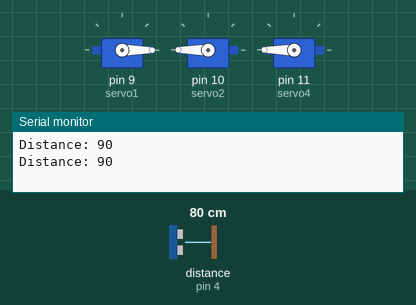
Bench run of a sketch on a simulated Arduino Uno, built with avr-gcc and run on an emulated ATmega328P. Shown: 3 × servo, the last lines printed to the serial monitor. Wiring (inferred from the names in the program): ultrasonic range finder: trigger pin 2; echo pin 4. The test bench sets the inputs (shaded band); at power-on: distance to the obstacle (sensor on pin 4) 80 cm. The echo pulse lasts 58.3 µs per cm.

Above: at 2.8 s.
2.9 s: distance to the obstacle (sensor on pin 4) set to 15 cm
7.2 s: distance to the obstacle (sensor on pin 4) set to 12 cm
At 13.43 s:
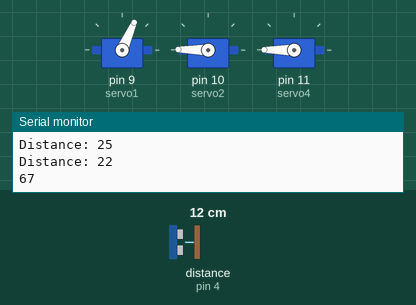
At 16.2 s:
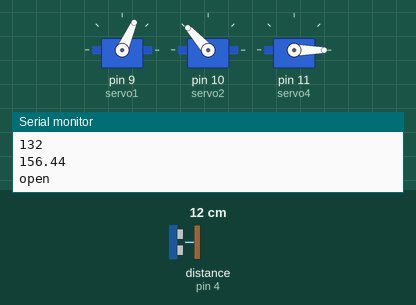
25.6 s: distance to the obstacle (sensor on pin 4) set to 2 cm
At 36.7 s:
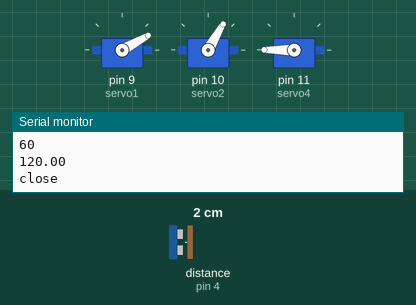
Timing chart, 0 to 43.1 s (numbered marks = the images above; inputs shaded):
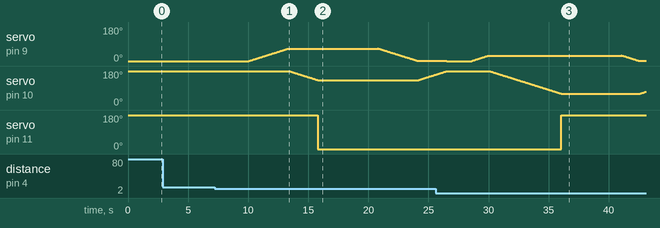

The sketch:

finalControlCode.ino
```cpp
#include "Servo.h"
#include "math.h"

// servo objects
Servo servo1;   //shoulder servo
Servo servo2;   //elbow servo
Servo servo3;   //wrist servo
Servo servo4;   //gripper servo

//ultrasonic pins
const int trigPin = 2 ;
const int echoPin = 4 ;

float theta1_rad ;   //angle in radian
float theta1_deg ;   //angle in degrees
float theta2_rad ;   //angle in radian
float theta2_deg ;   //angle in degrees

//values for for loops
int increasing_val ;
int decreasing_val ;


//final angles calculations
float m3 ;
float m4 ;
float m5 ;

float duration;    //the travel duration for the wave between trigger and echo
int distance;      //from ultrasonic
int x = 0;
void setup() {
  servo1.attach(9);    //shoulder pin
  servo2.attach(10);   //elbow pin
  //servo3.attach(3);
  servo4.attach(11);   //gripper pin
  pinMode(trigPin, OUTPUT);
  pinMode(echoPin, INPUT);
  Serial.begin(9600);
  servo4.write(180);

  //servo3.write(0);
  servo2.write(180);   //elbow initial
  servo1.write(0);     //shoulder initial
}
void loop() {
  //servo3.write(0);
  servo2.write(180);   //elbow initial
  servo1.write(0);     //shoulder initial

  //ultrasonic code
  delayMicroseconds(2);
  digitalWrite(trigPin, HIGH);
  delayMicroseconds(10);
  digitalWrite(trigPin, LOW);

  //measuring the distance
  duration = pulseIn(echoPin, HIGH);
  distance = (duration*.0343)/2;    //divide the distance by 2 because the wave travels back and forth
  distance = distance+11;           // base radius + distance between base and ultrasonic = 11
  Serial.print("Distance: ");
  Serial.println(distance);

  delay(2000);
  if(distance<24&&distance>5)       //in a range the arm can reach
  {
    theta1_rad = (.5*distance)/12;           //trigometry calculations
    theta1_deg  =acos(theta1_rad)*180/PI;
    m3=90-theta1_deg;

    for( increasing_val =0 ; increasing_val < m3 ;increasing_val ){         //shoulder elbow has a high torque value so this loop is needed
      servo1.write(increasing_val);             //increasing theta1 by one until it equals shoulder angle
      delay(50);
      increasing_val = increasing_val+1;
    }
    Serial.println(increasing_val);
    //Serial.println(m3);
    theta2_rad = (.5*distance)/12;          //theta2 in radian through trigmotery calculations
    theta2_deg =(asin(theta2_rad)*180/PI)*2;
    m4 = theta2_deg;
    for( decreasing_val =180 ; decreasing_val>m4 ;decreasing_val ){          //small previous for loop except the initial value of the elbow is 180
      servo2.write(decreasing_val);
      delay(50);
      decreasing_val=decreasing_val-1;
    }
    Serial.println(decreasing_val);
    servo2.write(decreasing_val);
    m5=180-theta1_deg;
    Serial.println(m5);
    if(x<1)
    {
      Serial.print("open");
      servo4.write(0);
      x=1;
    }
    else if (x>0){
    Serial.print("close");
    servo4.write(180);
    x=0;
    }
    //servo3.write(20);
    delay(5000);

    for( increasing_val  ; increasing_val>0 ; increasing_val-- ){
      servo1.write(increasing_val);
      delay(50);
    }
    for(decreasing_val  ; decreasing_val < 180 ; decreasing_val ++ ){
      servo2.write(decreasing_val);
      delay(50);
    }
  }
}
```

Measured:
- the behaviour switches between 14 and 13 cm on distance to the obstacle (sensor on pin 4) (found by bisection; images 0 and 1)
- after the input at 7.2 s, servo on pin 9 (servo1): rises from 0° to 67° in 10.7 s, then falls to 1° in 3.3 s; servo on pin 11 (servo4): 180° → 0° after 8.6 s
- after the input at 25.6 s, servo on pin 11 (servo4): 0° → 180° after 10.5 s instead of 8.7 s
